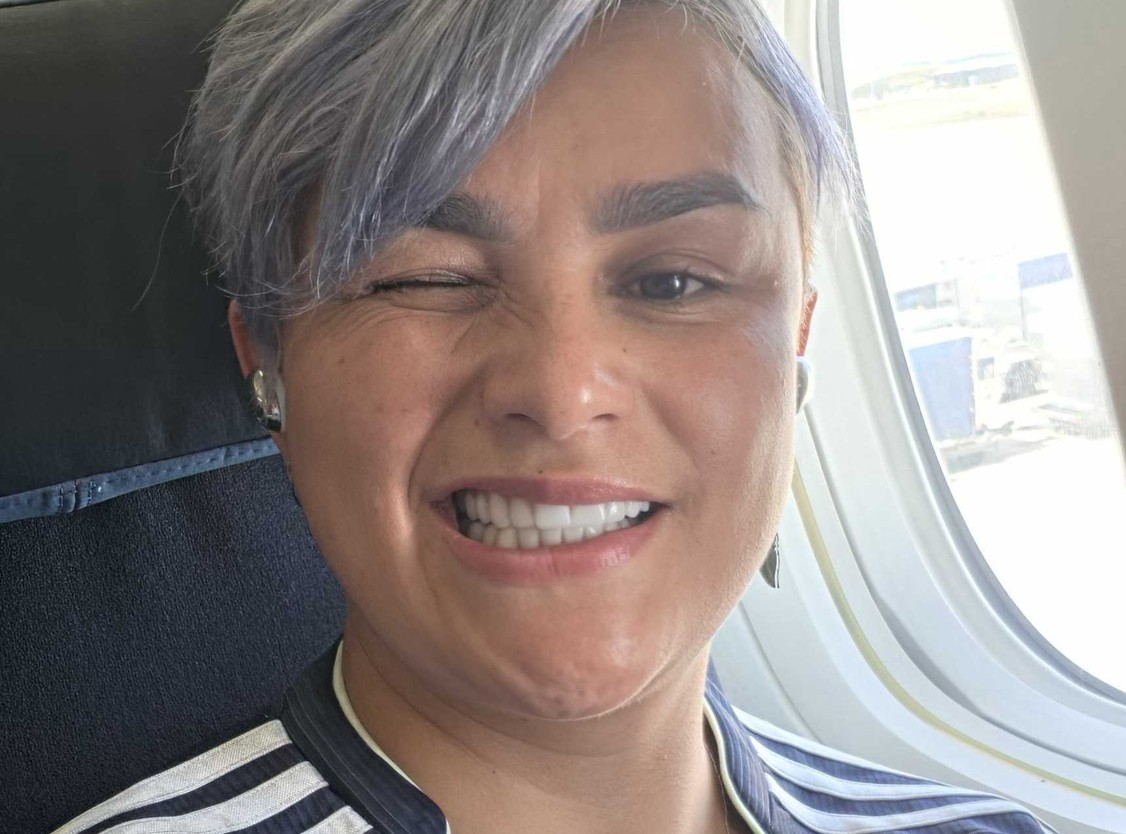
#> input picture decks/atarraya-inspire/assets/fotos/adriana-equipo.jpg, 1126 x 834 px
$ python trim.py ../../atarraya-inspire/assets/fotos/adriana-equipo.jpg 5
#> lines starting #> are read from the running program, lines starting #| are printed output that depends on the picture; after the words box and inside, x2 and y2 are one past the last pixel; in counts of white or black regions, pixels touching at a corner belong together
#!/usr/bin/env python3
"""trim.py — crop a generated image down to its content.

Nano Banana often centers the illustration inside a big empty margin. This
finds the bounding box of everything that differs from the corner background
colour and crops to it (plus small padding), so hero images fill their frame.

    python3 scripts/trim.py image.png [padding]
"""
import sys
from PIL import Image, ImageChops

path = sys.argv[1]
pad = int(sys.argv[2]) if len(sys.argv) > 2 else 18

thresh = 42  # ignore the faint background grid; keep only real illustration ink
im = Image.open(path).convert("RGB")
#> im is the input picture: PIL image 1126x834 RGB; mean R, G, B 143.6, 135, 132.7
bg = Image.new("RGB", im.size, im.getpixel((2, 2)))
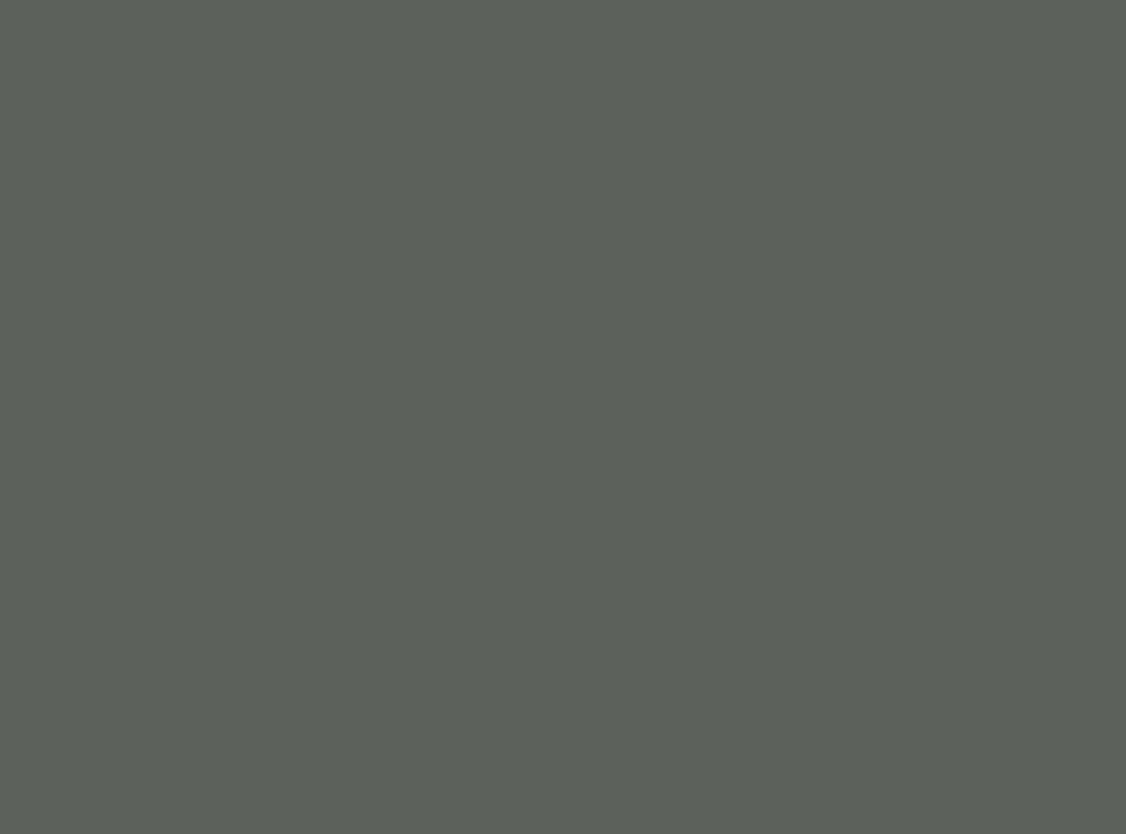
#> bg: PIL image 1126x834 RGB; mean R, G, B 92, 97, 91
# Threshold the difference so low-contrast grid lines don't count as content.
mask = ImageChops.difference(im, bg).convert("L").point(lambda p: 255 if p > thresh else 0)
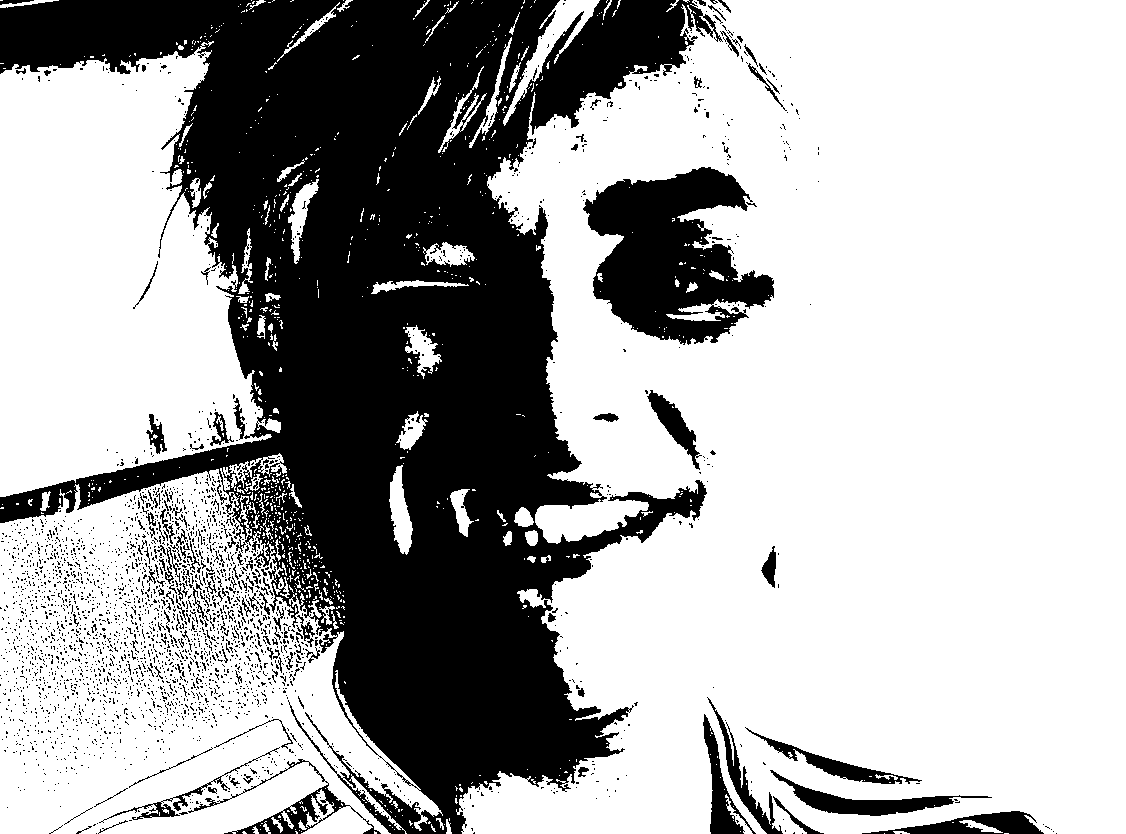
#> mask: PIL image 1126x834 L; 67.5% white; 2891 black regions (2756 under 20 px), largest, box (x1, y1, x2, y2) and area: (0, 0, 723, 834) 256671, (583, 167, 774, 345) 19922, (770, 770, 992, 816) 2434
bbox = mask.getbbox()
#> bbox = (0, 0, 1126, 834)
if not bbox:
    print("nothing to trim")
    sys.exit(0)
l, t, r, b = bbox
#> l = 0; t = 0; r = 1126; b = 834
l, t = max(0, l - pad), max(0, t - pad)
r, b = min(im.width, r + pad), min(im.height, b + pad)
im.crop((l, t, r, b)).save(path)
print(f"trimmed {path} → {r - l}x{b - t}")
#| trimmed ../../atarraya-inspire/assets/fotos/adriana-equipo.jpg → 1126x834
